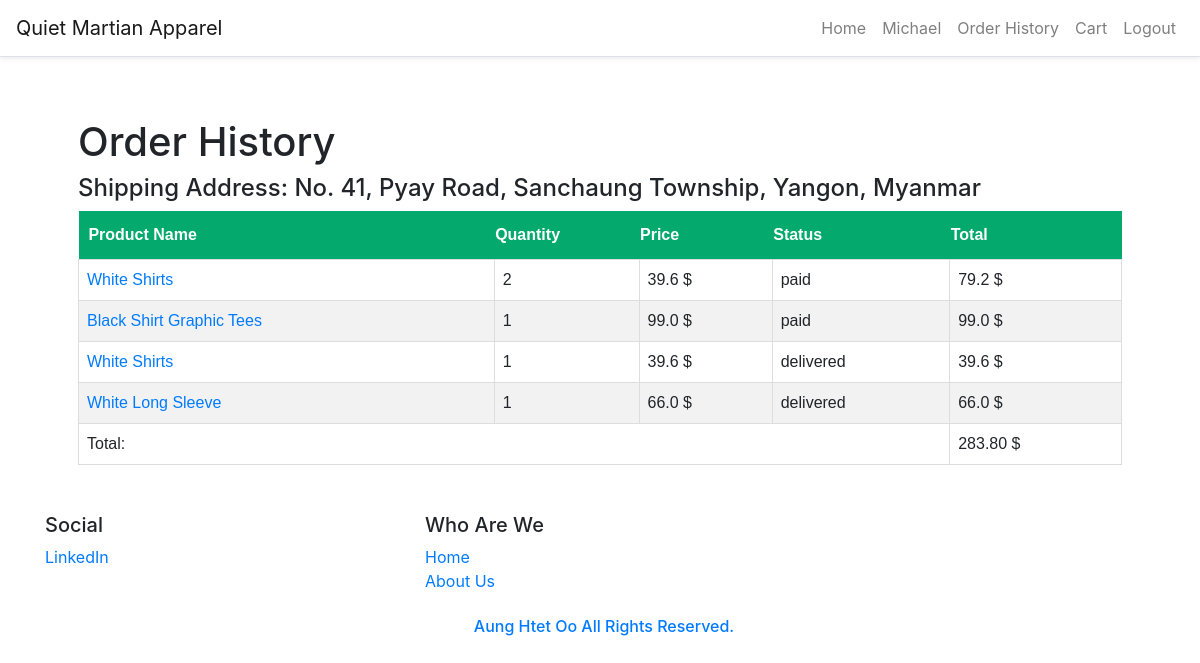
The page /order-history (signed in) on the database its author committed.
### website/models.py (models this page shows, shortened)
class Customer(db.Model, UserMixin):
    id = db.Column(db.Integer, primary_key=True)
    name = db.Column(db.String(150))
    nric = db.Column(db.String(150))
    nationality = db.Column(db.String(150))
    phone_number = db.Column(db.String(150))
    dob = db.Column(db.DateTime)
    email = db.Column(db.String(150), unique=True)
    address = db.Column(db.String(255))
    card_no = db.Column(db.String(150))
    username = db.Column(db.String(150), unique=True)
    password = db.Column(db.String(150))
    created_date = db.Column(db.DateTime, default=func.now())
    payments = db.relationship('Payment')
    orders = db.relationship('Order')

class Order(db.Model, UserMixin):
    id = db.Column(db.Integer, primary_key=True)
    customer_id = db.Column(db.Integer, db.ForeignKey('customer.id'))
    product_id = db.Column(db.Integer, db.ForeignKey('product.id'))
    order_no = db.Column(db.String(150), unique=True)
    quantity = db.Column(db.Integer)
    color = db.Column(db.String(30))
    price = db.Column(db.Float)
    order_total = db.Column(db.Float)
    order_date = db.Column(db.DateTime, default=func.now())
    order_status = db.Column(db.String(150))
    payments = db.relationship('Payment')
    product = db.relationship('Product', lazy=True)
    customer = db.relationship('Customer', lazy=True)

class Product(db.Model, UserMixin):
    id = db.Column(db.Integer, primary_key=True)
    brand_id = db.Column(db.Integer, db.ForeignKey('brand.id'))
    category_id = db.Column(db.Integer, db.ForeignKey('category.id'))
    title = db.Column(db.String(150))
    description = db.Column(db.String(255))
    stock = db.Column(db.Integer)
    discount_id = db.Column(db.Integer, db.ForeignKey('discount.id'))
    price = db.Column(db.Float)
    color_id = db.Column(db.Integer, db.ForeignKey('color.id'))
    image_1 = db.Column(db.String(150))
    image_2 = db.Column(db.String(150))
    image_3 = db.Column(db.String(150))
    created_date = db.Column(db.DateTime, default=func.now())
    created_by_id = db.Column(db.Integer)
    updated_date = db.Column(db.DateTime, default=func.now())
    updated_by_id = db.Column(db.Integer)
    brand = db.relationship('Brand')
    category = db.relationship('Category')
    color = db.relationship('Color')
    colors = db.relationship('Color', secondary='product_color')
    orders = db.relationship('Order', lazy=True)
    discount = db.relationship('Discount', lazy=True)

### website/auth.py (the view)
@auth.route('/order-history')
@login_required
def order_history():
    customer_id = current_user.id
    orders = Order.query.filter(Order.order_status != 'cart', Order.customer_id == customer_id).all()
    total = sum(order.order_total for order in orders)
    print(f"Number of orders: {len(orders)}")
    return render_template("customer/order_history.html", orders=orders, total=total, user=current_user)

### website/templates/customer/order_history.html (shortened to what this page needs)
{% extends "customer/layout.html" %}
{% block navbar %}
    {% include 'customer/base.html' %}
{% endblock %}
{% block main %}
<link rel="stylesheet" href="static/payment.css">
    <h1>Order History</h1>
    {% if orders %}
        <h4>Shipping Address: {{ orders[0].customer.address }}</h4>
        <table class="history">
            <thead>
                <tr>
                    <th>&nbsp;&nbsp;Product Name</th>
                    <th>Quantity</th>
                    <th>Price</th>
                    <th>Status</th>
                    <th>Total</th>
                </tr>
            </thead>
            <tbody>
                {% for order in orders %}
                    <tr>
                        <td><a href="{{ url_for('auth.order_details', order_id=order.id) }}">{{ order.product.title }}</a></td>
                        <td>{{ order.quantity }}</td>
                        <td>{{ order.price }} $</td>
                        <td>{{ order.order_status }}</td>
                        <td>{{ order.order_total }} $</td>
                    </tr>
                {% endfor %}
            </tbody>
            <tfoot>
                <tr>
                    <td colspan="4">Total:</td>
                    <td>{{ '%.2f' % total }} $</td>
                </tr>
            </tfoot>
        </table>
    {% else %}
        <p>Your Order History is empty.</p>
    {% endif %}
{% endblock %}
{% block footer %}
    {% include 'customer/footer.html' %}
{% endblock %}

### website/templates/customer/base.html (shortened to what this page needs)
<nav class="navbar navbar-expand-lg navbar-light bg-white border-bottom shadow-sm fixed-top">
    <a class="navbar-brand" href="/">Quiet Martian Apparel</a>
    <div class="collapse navbar-collapse" id="navbarResponsive">
        <ul class="navbar-nav ml-auto">
            <li class="nav-item"><a href="/" class="nav-link"> Home</a></li>
            {% if user.is_authenticated %}
            <li class="nav-item"><a href="/profile" class="nav-link">{{current_user.name}}</a></li>
            <li class="nav-item">
              <a href="/order-history" class="nav-link" style="white-space: nowrap;">Order History</a>
            </li>
            <li class="nav-item"><a href="/cart" class="nav-link">Cart</a></li>
            <li class="nav-item"><a href="/logout" class="nav-link">Logout</a></li>
            {% else %}
            <li class="nav-item"><a href="/signup" class="nav-link">Register</a></li>
            <li class="nav-item"><a href="/login" class="btn btn-outline-info">Login</a></li>
            {% endif %}
        </ul>
    </div>
</nav>

### website/static/style.css (style rules this page uses)
html { scroll-behavior: smooth; }

### website/static/payment.css (style rules this page uses)
.history th { padding-top: 12px; padding-bottom: 12px; text-align: left; background-color: #04AA6D; color: white; }
.history { font-family: Arial, Helvetica, sans-serif; border-collapse: collapse; width: 100%; }
.history td, history th { border: 1px solid #ddd; padding: 8px; }
.history tr:nth-child(even) { background-color: #f2f2f2; }

### rows shown on the page
Customer: name "Michael", address "No. 41, Pyay Road, Sanchaung Township, Yangon, Myanmar"
Order: product "White Shirts", quantity "2", price "39.6", order_status "paid", order_total "79.2"
Order: product "Black Shirt Graphic Tees", quantity "1", price "99.0", order_status "paid", order_total "99.0"
Order: product "White Shirts", quantity "1", price "39.6", order_status "delivered", order_total "39.6"
Order: product "White Long Sleeve", quantity "1", price "66.0", order_status "delivered", order_total "66.0"

### other values the page prints
{{ '%.2f' % total }} "283.80"
